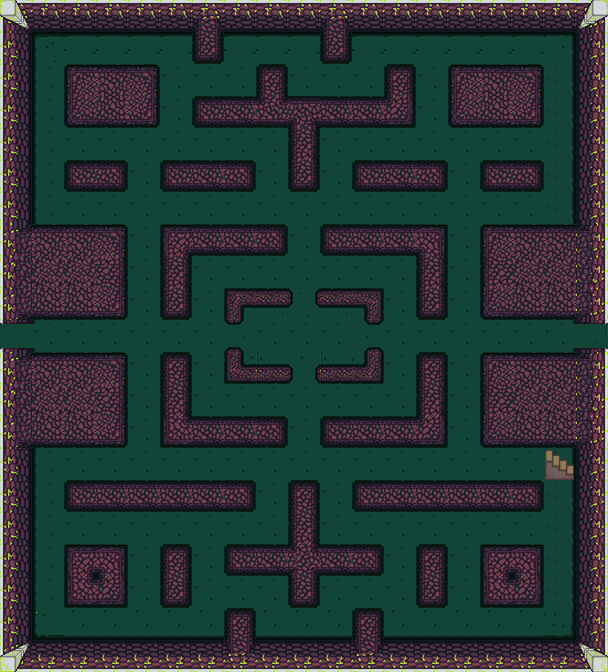

Tiled map render using the project's own tile images. Description and the whole map definition, tile-layer contents included, below:
An orthogonal 19x21 tile map with 32x32 px tiles, 3 tile layers (ground, obstacle, stair).

<map version="1.0" orientation="orthogonal" renderorder="right-down" width="19" height="21" tilewidth="32" tileheight="32" nextobjectid="1">
 <tileset firstgid="1" name="tile32" tilewidth="32" tileheight="32" tilecount="81" columns="9">
  <image source="tile32.png" width="288" height="288" />
 </tileset>
 <layer name="ground" width="19" height="21">
  <data encoding="csv">
22,22,22,22,22,22,22,22,22,22,22,22,22,22,22,22,22,22,22,
22,12,13,13,13,13,22,13,13,13,22,13,13,13,13,13,13,14,22,
22,21,22,22,22,22,22,22,22,22,22,22,22,22,22,22,22,23,22,
22,21,22,22,22,22,22,22,22,22,22,22,22,22,22,22,22,23,22,
22,21,22,22,22,22,22,22,22,22,22,22,22,22,22,22,22,23,22,
22,21,22,22,22,22,22,22,22,22,22,22,22,22,22,22,22,23,22,
22,21,22,22,22,22,22,22,22,22,22,22,22,22,22,22,22,23,22,
22,22,22,22,22,22,22,22,22,22,22,22,22,22,22,22,22,22,22,
22,22,22,22,22,22,22,22,22,22,22,22,22,22,22,22,22,22,22,
22,22,22,22,22,22,22,22,22,71,22,22,22,22,22,22,22,22,22,
46,75,22,22,22,22,22,62,22,22,22,66,22,22,22,22,22,76,37,
22,22,22,22,22,22,22,22,22,65,22,22,22,22,22,22,22,22,22,
22,22,22,22,22,22,22,22,22,22,22,22,22,22,22,22,22,22,22,
22,22,22,22,22,22,22,22,22,22,22,22,22,22,22,22,22,22,22,
22,21,22,22,22,22,22,22,22,22,22,22,22,22,22,22,22,23,22,
22,21,22,22,22,22,22,22,22,22,22,22,22,22,22,22,22,23,22,
22,21,22,22,22,22,22,22,22,22,22,22,22,22,22,22,22,23,22,
22,21,22,22,22,22,22,22,22,22,22,22,22,22,22,22,22,23,22,
22,21,22,22,22,22,22,22,22,22,22,22,22,22,22,22,22,23,22,
22,30,31,31,31,31,31,22,31,31,31,22,31,31,31,31,31,32,22,
22,22,22,22,22,22,22,22,22,22,22,22,22,22,22,22,22,22,22
</data>
 </layer>
 <layer name="obstacle" width="19" height="21">
  <data encoding="csv">
2,28,28,28,28,28,8,28,28,28,8,28,28,28,28,28,28,28,6,
10,0,0,0,0,0,26,0,0,0,26,0,0,0,0,0,0,0,1,
10,0,49,50,51,0,0,0,17,0,0,0,17,0,49,50,51,0,1,
10,0,67,68,69,0,27,36,63,45,36,36,57,0,67,68,69,0,1,
10,0,0,0,0,0,0,0,0,44,0,0,0,0,0,0,0,0,1,
10,0,27,18,0,27,36,18,0,26,0,27,36,18,0,27,18,0,1,
10,0,0,0,0,0,0,0,0,0,0,0,0,0,0,0,0,0,1,
11,50,50,51,0,47,36,36,18,0,27,36,36,48,0,49,50,50,15,
20,59,59,60,0,44,0,0,0,0,0,0,0,44,0,58,59,59,24,
29,68,68,69,0,26,0,70,79,0,79,72,0,26,0,67,68,68,33,
0,0,0,0,0,0,0,0,0,0,0,0,0,0,0,0,0,0,0,
11,50,50,51,0,17,0,52,34,0,34,61,0,17,0,49,50,50,15,
20,59,59,60,0,44,0,0,0,0,0,0,0,44,0,58,59,59,24,
29,68,68,69,0,56,36,36,18,0,27,36,36,57,0,67,68,68,33,
10,0,0,0,0,0,0,0,0,0,0,0,0,0,0,0,0,0,1,
10,0,27,36,36,36,36,18,0,17,0,27,36,36,36,36,18,0,1,
10,0,0,0,0,0,0,0,0,44,0,0,0,0,0,0,0,0,1,
10,0,47,48,0,17,0,27,36,80,36,18,0,17,0,47,48,0,1,
10,0,56,57,0,26,0,0,0,26,0,0,0,26,0,56,57,0,1,
10,0,0,0,0,0,0,17,0,0,0,17,0,0,0,0,0,0,1,
38,19,19,19,19,19,19,16,19,19,19,16,19,19,19,19,19,19,42
</data>
 </layer>
 <layer name="stair" width="19" height="21">
  <data encoding="csv">
0,0,0,0,0,0,0,0,0,0,0,0,0,0,0,0,0,0,0,
0,0,0,0,0,0,0,0,0,0,0,0,0,0,0,0,0,0,0,
0,0,0,0,0,0,0,0,0,0,0,0,0,0,0,0,0,0,0,
0,0,0,0,0,0,0,0,0,0,0,0,0,0,0,0,0,0,0,
0,0,0,0,0,0,0,0,0,0,0,0,0,0,0,0,0,0,0,
0,0,0,0,0,0,0,0,0,0,0,0,0,0,0,0,0,0,0,
0,0,0,0,0,0,0,0,0,0,0,0,0,0,0,0,0,0,0,
0,0,0,0,0,0,0,0,0,0,0,0,0,0,0,0,0,0,0,
0,0,0,0,0,0,0,0,0,0,0,0,0,0,0,0,0,0,0,
0,0,0,0,0,0,0,0,0,0,0,0,0,0,0,0,0,0,0,
0,0,0,0,0,0,0,0,0,0,0,0,0,0,0,0,0,0,0,
0,0,0,0,0,0,0,0,0,0,0,0,0,0,0,0,0,0,0,
0,0,0,0,0,0,0,0,0,0,0,0,0,0,0,0,0,0,0,
0,0,0,0,0,0,0,0,0,0,0,0,0,0,0,0,0,0,0,
0,0,0,0,0,0,0,0,0,0,0,0,0,0,0,0,0,35,0,
0,0,0,0,0,0,0,0,0,0,0,0,0,0,0,0,0,0,0,
0,0,0,0,0,0,0,0,0,0,0,0,0,0,0,0,0,0,0,
0,0,0,0,0,0,0,0,0,0,0,0,0,0,0,0,0,0,0,
0,0,0,0,0,0,0,0,0,0,0,0,0,0,0,0,0,0,0,
0,0,0,0,0,0,0,0,0,0,0,0,0,0,0,0,0,0,0,
0,0,0,0,0,0,0,0,0,0,0,0,0,0,0,0,0,0,0
</data>
 </layer>
</map>